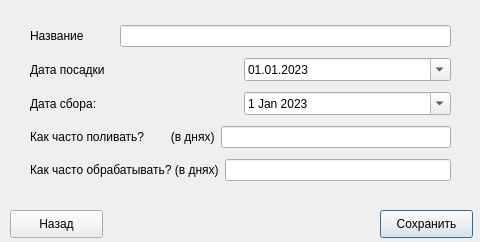
<?xml version="1.0" encoding="UTF-8"?>
<ui version="4.0">
 <class>CreatingWindow</class>
 <widget class="QDialog" name="CreatingWindow">
  <property name="geometry">
   <rect>
    <x>0</x>
    <y>0</y>
    <width>480</width>
    <height>242</height>
   </rect>
  </property>
  <property name="minimumSize">
   <size>
    <width>450</width>
    <height>242</height>
   </size>
  </property>
  <property name="maximumSize">
   <size>
    <width>500</width>
    <height>242</height>
   </size>
  </property>
  <property name="windowTitle">
   <string>Dialog</string>
  </property>
  <widget class="QPushButton" name="pushButton">
   <property name="geometry">
    <rect>
     <x>380</x>
     <y>210</y>
     <width>93</width>
     <height>28</height>
    </rect>
   </property>
   <property name="text">
    <string>Сохранить</string>
   </property>
  </widget>
  <widget class="QPushButton" name="pushButton_2">
   <property name="geometry">
    <rect>
     <x>10</x>
     <y>210</y>
     <width>93</width>
     <height>28</height>
    </rect>
   </property>
   <property name="text">
    <string>Назад</string>
   </property>
  </widget>
  <widget class="QWidget" name="layoutWidget">
   <property name="geometry">
    <rect>
     <x>30</x>
     <y>20</y>
     <width>421</width>
     <height>171</height>
    </rect>
   </property>
   <layout class="QVBoxLayout" name="verticalLayout">
    <item>
     <layout class="QHBoxLayout" name="horizontalLayout">
      <item>
       <widget class="QLabel" name="label_3">
        <property name="text">
         <string>Название         </string>
        </property>
       </widget>
      </item>
      <item>
       <widget class="QLineEdit" name="lineEdit_2"/>
      </item>
     </layout>
    </item>
    <item>
     <layout class="QHBoxLayout" name="horizontalLayout_2">
      <item>
       <widget class="QLabel" name="label">
        <property name="text">
         <string>Дата посадки</string>
        </property>
       </widget>
      </item>
      <item>
       <widget class="QDateEdit" name="dateEdit">
        <property name="dateTime">
         <datetime>
          <hour>0</hour>
          <minute>0</minute>
          <second>0</second>
          <year>2023</year>
          <month>1</month>
          <day>1</day>
         </datetime>
        </property>
        <property name="displayFormat">
         <string notr="true">dd.MM.yyyy</string>
        </property>
        <property name="calendarPopup">
         <bool>true</bool>
        </property>
        <property name="date">
         <date>
          <year>2023</year>
          <month>1</month>
          <day>1</day>
         </date>
        </property>
       </widget>
      </item>
     </layout>
    </item>
    <item>
     <layout class="QHBoxLayout" name="horizontalLayout_3">
      <item>
       <widget class="QLabel" name="label_4">
        <property name="text">
         <string>Дата сбора:</string>
        </property>
       </widget>
      </item>
      <item>
       <widget class="QDateEdit" name="dateEdit_2">
        <property name="dateTime">
         <datetime>
          <hour>0</hour>
          <minute>0</minute>
          <second>0</second>
          <year>2023</year>
          <month>1</month>
          <day>1</day>
         </datetime>
        </property>
        <property name="calendarPopup">
         <bool>true</bool>
        </property>
       </widget>
      </item>
     </layout>
    </item>
    <item>
     <layout class="QHBoxLayout" name="horizontalLayout_4">
      <item>
       <widget class="QLabel" name="label_5">
        <property name="text">
         <string>Как часто поливать?        (в днях)</string>
        </property>
       </widget>
      </item>
      <item>
       <widget class="QLineEdit" name="lineEdit_4"/>
      </item>
     </layout>
    </item>
    <item>
     <layout class="QHBoxLayout" name="horizontalLayout_5">
      <item>
       <widget class="QLabel" name="label_6">
        <property name="text">
         <string>Как часто обрабатывать? (в днях)</string>
        </property>
       </widget>
      </item>
      <item>
       <widget class="QLineEdit" name="lineEdit_5"/>
      </item>
     </layout>
    </item>
   </layout>
  </widget>
 </widget>
 <resources/>
 <connections/>
</ui>
